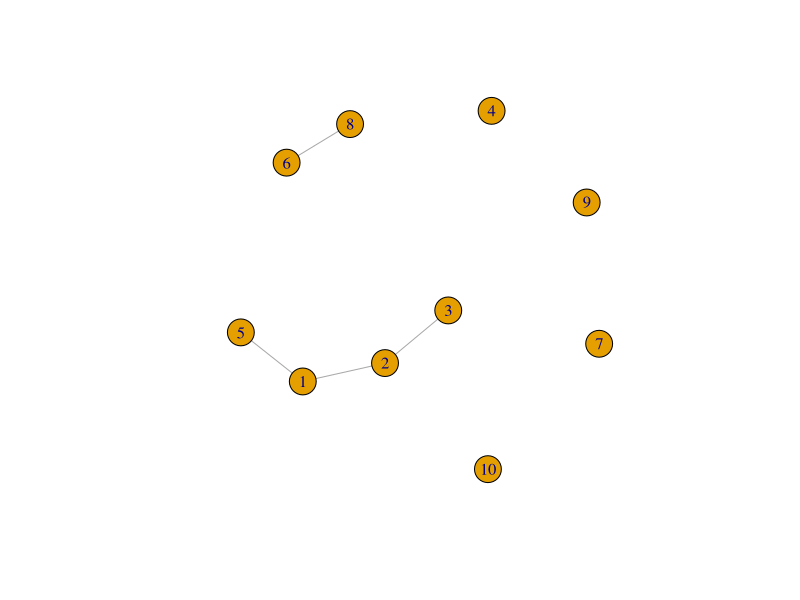
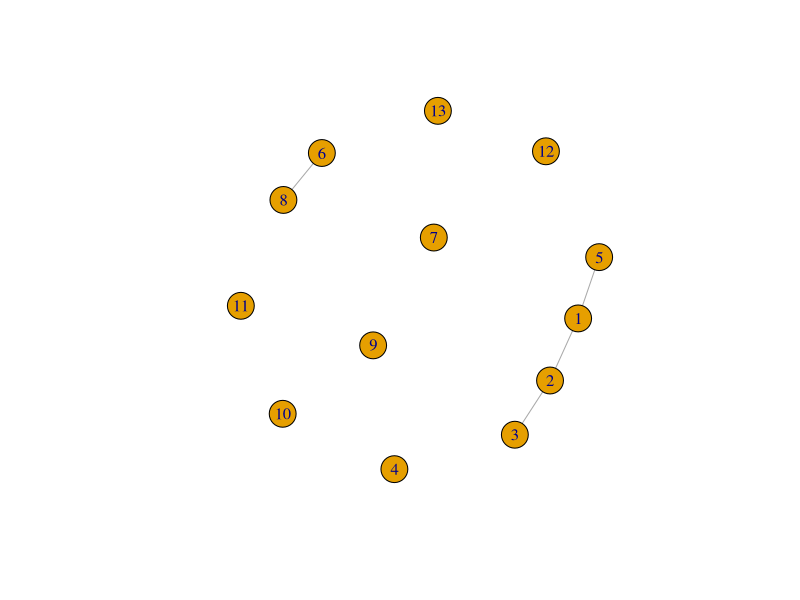
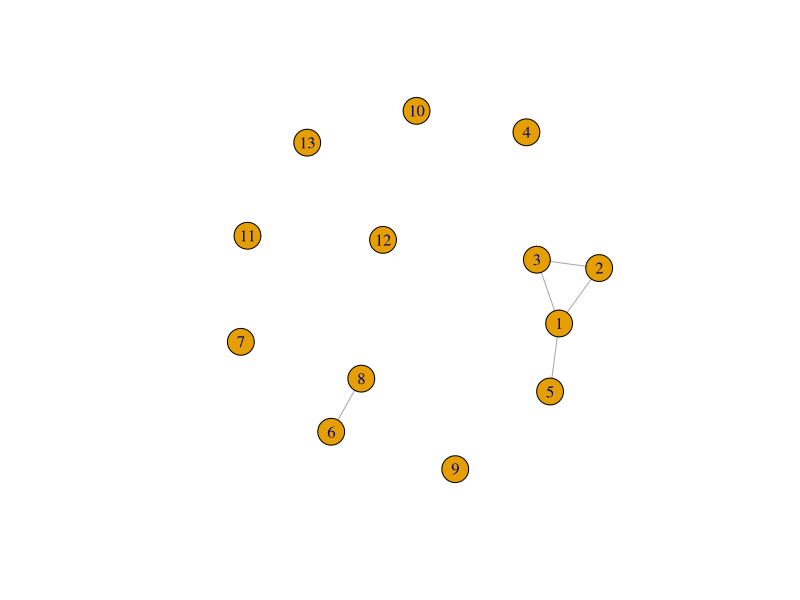
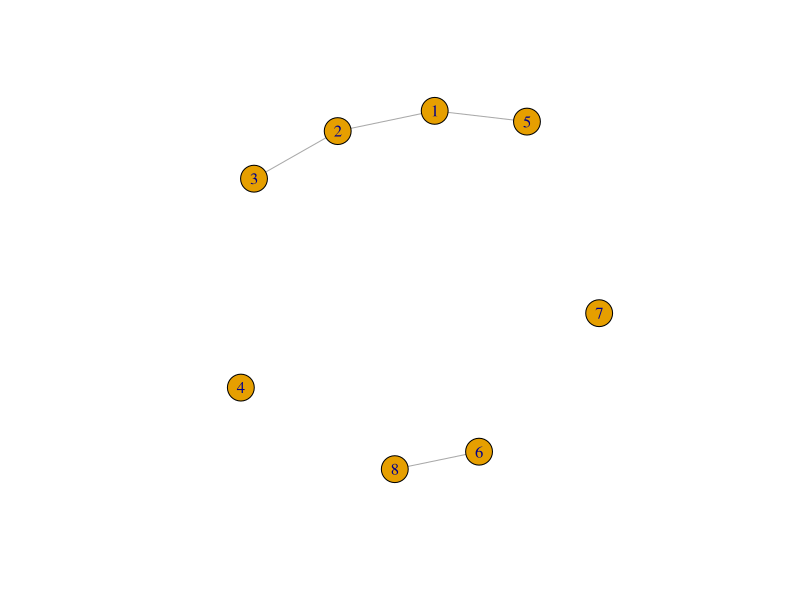
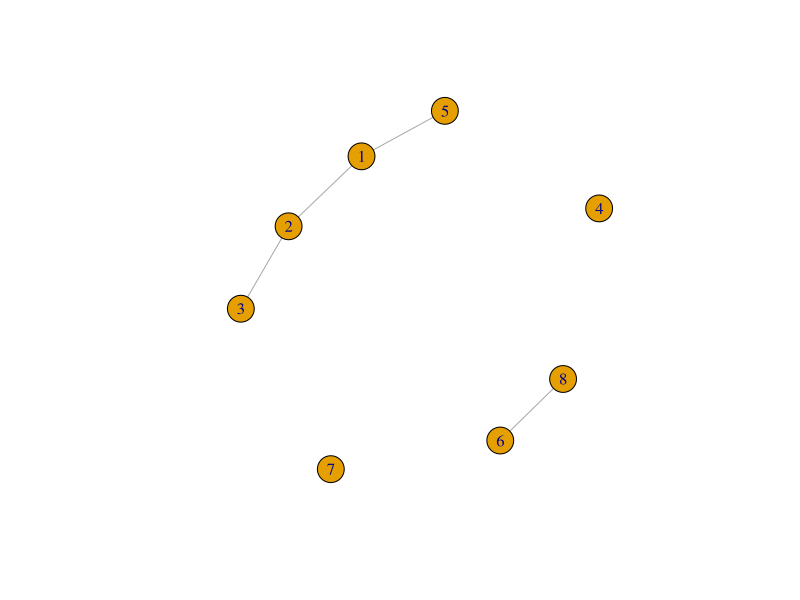
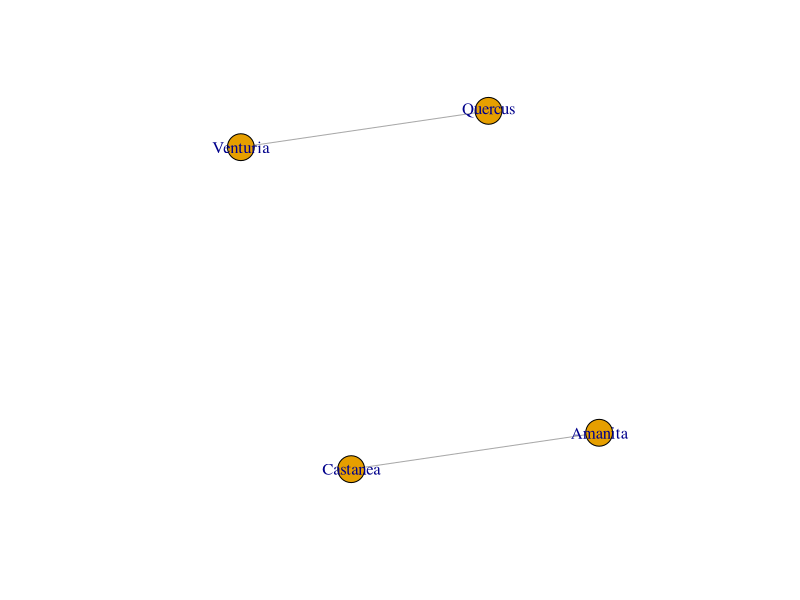

Reproduce these figures in R, in order. (Note: this script raises an error after producing the figures.)
library(igraph)


g <- make_graph(edges = c(1,2,1,5,2,3,6,8), n = 10, directed = FALSE)
plot(g)

g <- add_vertices(g, 3)
plot(g)

g <- add_edges(g,edges = c(1, 3))
plot(g)


#using matrix:
edge_matrix <- matrix(c(1, 2,
                        1, 5,
                        2, 3,
                        6, 8), 
                      ncol = 2, byrow = TRUE)
g2 <- graph_from_edgelist(edge_matrix, directed = FALSE)
plot(g2)

#using data frame:
edge_df <- data.frame(from = c(1, 1, 2, 6),
                      to = c(2, 5, 3, 8))
vertices_df <- data.frame(name = as.character(1:8))

g3 <- graph_from_data_frame(d = edge_df, vertices = vertices_df, directed = FALSE)
plot(g3)

#using df + names:
edge_df <- data.frame(from = c("Castanea", "Quercus"),
                      to = c("Amanita", "Venturia"))

g4 <- graph_from_data_frame(d = edge_df, directed = FALSE)
plot(g4)



edge <- ess_pres_long %>%
  filter(presence == 1) %>%
  select(-presence) %>%
  rename(from = species, to = fungi)

net_1 <- graph_from_data_frame(d = edge, directed = FALSE)

##LAYOUT
# layout <- layout_with_drl(net_1)
# layout <- layout_with_fr(net_1)
# layout <- layout_with_kk(net_1) # pretty good
# layout <- layout_with_graphopt(net_1)
layout <- layout_with_fr(net_1, niter = 10000)

#COLOR
nodes <- unique(c(edge$from, edge$to))
colors <- rep(NA, length(nodes))
names(colors) <- nodes

colors[names(colors) %in% edge$from] <- "red"   # Nodes in 'from' column
colors[names(colors) %in% edge$to] <- "blue"    # Nodes in 'to' column

V(net_1)$color <- colors[as.character(V(net_1)$name)]
#SIZE
V(net_1)$size <- ifelse(V(net_1)$name %in% edge$from, 10, 2)
V(net_1)$degree <- degree(net_1)
# #GROWING SIZE
# max_degree <- max(V(net_1)$degree)
# min_degree <- min(V(net_1)$degree)
# label_size_range <- c(0.5, 50)  # Minimum and maximum label sizes
# 
# # Calculate label sizes based on degree
# V(net_1)$label_size <- rescale(V(net_1)$degree, to = label_size_range)

#NAMES
V(net_1)$label <- ifelse(V(net_1)$degree >= 5, V(net_1)$name, "")
#PLOT
plot(net_1, layout = layout,
     main = "Réseau d'interaction entre 9 essences d'arbres",
)




# g <- make_graph("Zachary")
# plot(g)
# 
# g <- add_vertices(g,3)
# g <- add_edges(g, edges = c(1, 35, 1, 36, 34, 37))
# g <- g + edges(c(1, 35, 1, 36, 34, 37))
# 
# 
# g <- g %>%
#   add_edges(edges = c(1, 34)) %>%
#   add_vertices(3) %>%
#   add_edges(edges = c(38, 39, 39, 40, 40, 38, 40, 37))
# g
